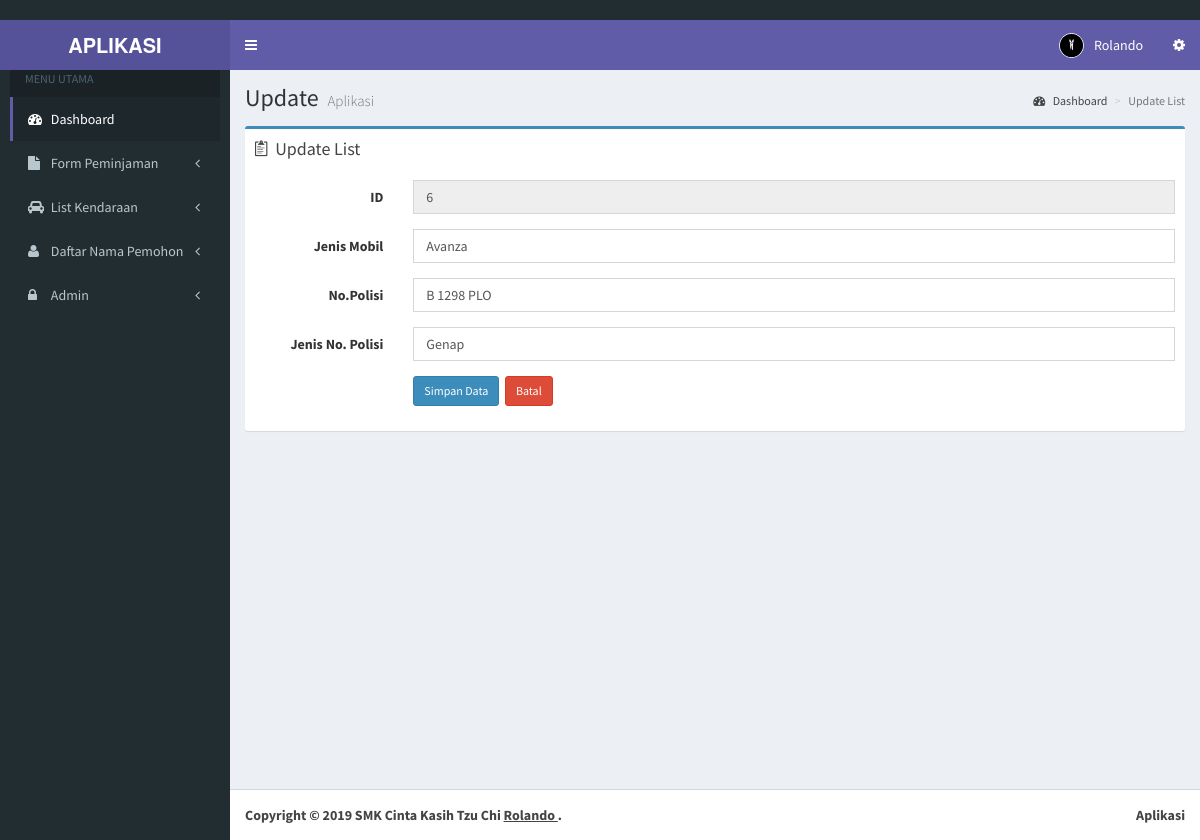
Page /admin/update-list.php?id=6 (signed in) on the committed database.
### tables this page shows
CREATE TABLE `kendaraan` (
  `id` int(11) NOT NULL,
  `jenismobil` varchar(200) NOT NULL,
  `nomor` varchar(200) NOT NULL,
  `jenis` varchar(200) NOT NULL
);

### admin/update-list.php (the view, shortened to what this page needs)
<!DOCTYPE html>
<html>
 <?php include "head.php"; ?>
  <body class="hold-transition skin-purple sidebar-mini">
    <div class="wrapper">
      <?php include "header.php"; ?>
      <?php include "menu.php"; ?>
      <div class="content-wrapper">
        <section class="content-header">
          <h1>
         Update
            <small>Aplikasi</small>
          </h1>
          <ol class="breadcrumb">
            <li><a href="index.php"><i class="fa fa-dashboard"></i> Dashboard</a></li>
            <li class="active">Update List</li>
          </ol>
        </section>
        <section class="content">
          <div class="row">
            <section class="col-lg-12 connectedSortable">
              <div class="box box-primary">
                <div class="box-header">
                  <i class="ion ion-clipboard"></i>
                  <h3 class="box-title">Update List</h3>
                </div>
                <?php
                $id=$_GET['id'];
                $query = mysqli_query($koneksi, "SELECT * FROM kendaraan WHERE id='$id'");
            $data  = mysqli_fetch_array($query);
            ?>
                <div class="box-body">
                <?php if ($_SESSION['level'] == 'admin'){?>
                  <div class="form-panel">
                      <form class="form-horizontal style-form" action="proses-list.php" method="post" name="form1" id="form1">
                          <div class="form-group">
                              <label class="col-sm-2 col-sm-2 control-label"> ID</label>
                              <div class="col-sm-10">
                                  <input name="id" type="text" id="id" class="form-control" value="<?php echo $data['id'];?>" readonly="readonly" autofocus="on" />
                              </div>
                          </div>
                          <div class="form-group">
                              <label class="col-sm-2 col-sm-2 control-label">Jenis Mobil</label>
                              <div class="col-sm-10">
                                  <input name="jenismobil" type="text" id="jenismobil" class="form-control" value="<?php echo $data['jenismobil'];?>" required />
                              </div>
                          </div>
                          <div class="form-group">
                              <label class="col-sm-2 col-sm-2 control-label">No.Polisi</label>
                              <div class="col-sm-10">
                                  <input name="nomor" type="text" id="nomor" class="form-control" value="<?php echo $data['nomor'];?>" required />
                              </div>
                          </div>
                          <div class="form-group">
                              <label class="col-sm-2 col-sm-2 control-label">Jenis No. Polisi</label>
                              <div class="col-sm-10">
                                  <input name="jenis" class="form-control" id="jenis" type="text" value="<?php echo $data['jenis'];?>" required />
                              </div>
                          </div>
                          <div class="form-group">
                              <label class="col-sm-2 col-sm-2 control-label"></label>
                              <div class="col-sm-10">
                                  <input type="submit" value="Simpan Data"  class="btn btn-sm btn-primary"/>&nbsp;
	                              <a href="admin.php" class="btn btn-sm btn-danger">Batal </a>
                              </div>
                          </div>
                      </form>
                  </div>
                  <?php } else { echo" <script> alert('Anda tidak memiliki akses!'); window.location ='list.php' </script>";} ?>
                </div>
            </section>
          </div>
        </section>
      </div>
      <?php include "footer.php"; ?>
    </div>
  </body>
</html>

### rows in the picture
kendaraan: id "6", jenismobil "Avanza", nomor "B 1298 PLO", jenis "Genap"

### other values in the picture
$_SESSION['fullname'] "Rolando"
